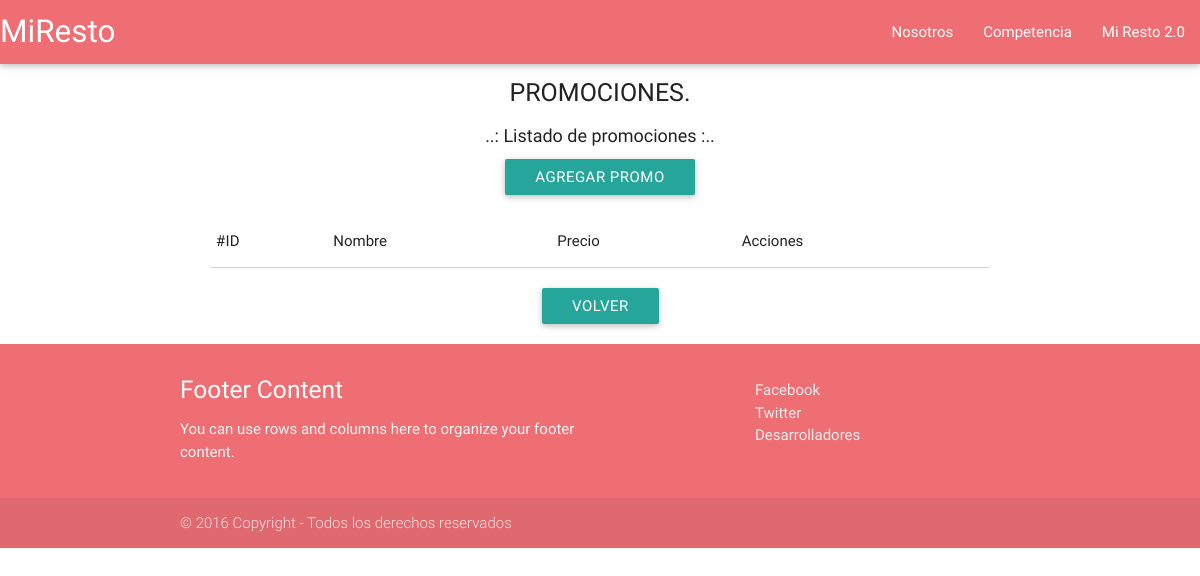
/index.php/promociones, run on an earlier commit of the app's database.
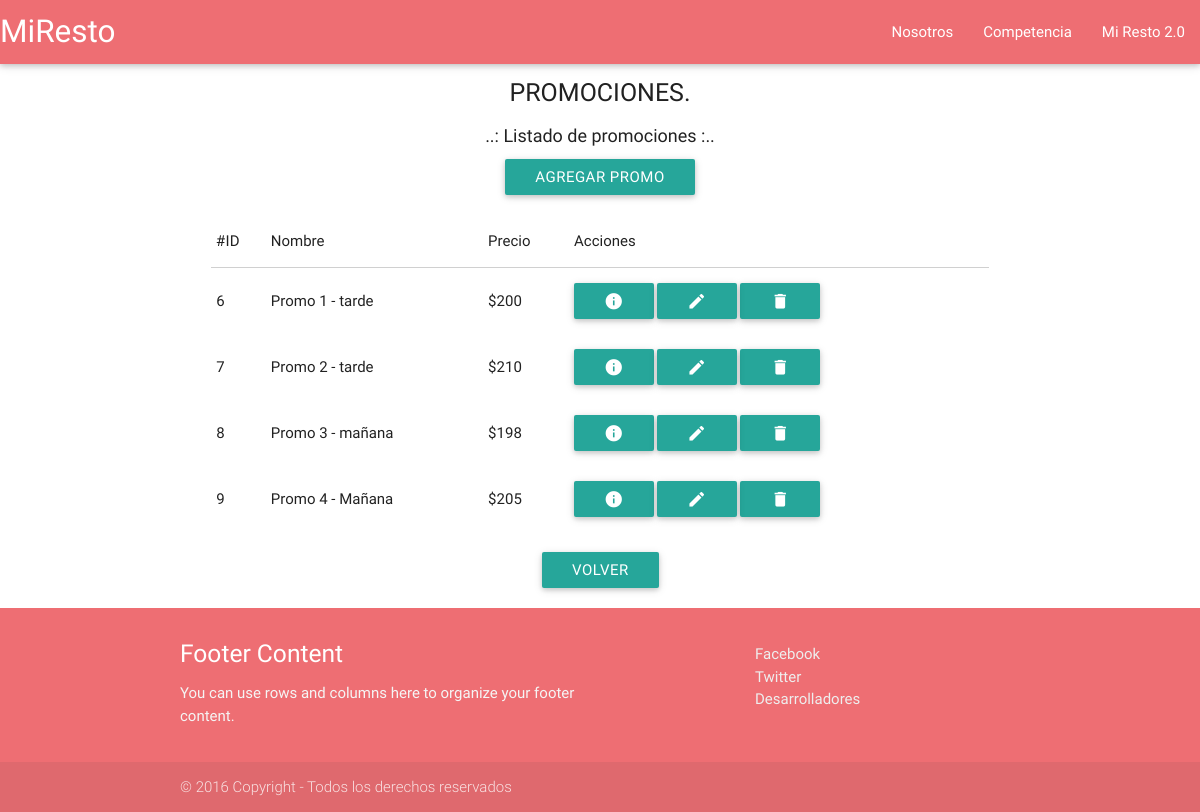
And on a later commit of the database.
### tables this page shows
CREATE TABLE IF NOT EXISTS `promociones` (
  `id` int(10) unsigned NOT NULL,
  `nombre` tinytext NOT NULL,
  `precio` float unsigned NOT NULL
);

### application/controllers/Promociones.php (called while the page is built, shortened)
<?php
class Promociones extends CI_Controller {
    public function index(){
        $data['promociones'] = $this->MPromociones->listar();
        $data['funcion'] = 'index';
        $this->load->view('vPromociones',$data);
    }
}

### index.php (called while the page is built, shortened)
<?php
require_once BASEPATH.'core/CodeIgniter.php';

### application/models/MPromociones.php (called while the page is built, shortened)
<?php
class MPromociones extends CI_Model {
    public function listar(){
        $consulta = 'SELECT id, nombre, precio ';
        $consulta .= 'FROM Promociones ';
        $query = $this->db->query($consulta);
        $resultado = $query->result_array();
        return $resultado;
    }
 }

### application/views/promociones/index.phtml (the view, shortened to what this page needs)
<div class="txt-cabecera">
    PROMOCIONES.
</div>
<div class="txt-info">
    ..: Listado de promociones :..
</div>
<div class="row center-align">
    <a class="btn" onClick="promociones.promocion.preAlta()">Agregar PROMO</a>
</div>
<div class="row">
    <div class="col m8 s12 offset-m2">
        <table class="responsive-table">
            <thead>
                <td>#ID</td>
                <td>Nombre</td>
                <td>Precio</td>
                <td>Acciones</td>
            </thead>
            <tbody id="tablaPromociones">
            <?php
                foreach( $promociones as $row ){
                    $id = $row['id'];
                    $nm = $row['nombre'];
                    $nc = $row['precio'];
            ?>
                <tr id="<?php echo 'fp'.$id; ?>">
                    <td><?php echo $id; ?></td>
                    <td><?php echo $nm; ?></td>
                    <td><?php echo '$'.$nc; ?></td>
                    <td>
                        <a class="btn waves-effect waves-green" href="<?php echo site_url()."promociones/ver/".$id; ?>"><i class="material-icons">info</i></a>
                        <a class="btn waves-effect waves-green" href="<?php echo site_url()."promociones/editar/".$id; ?>"><i class="material-icons">edit</i></a>
                        <a class='dropdown-button btn' data-activates='<?php echo 'drop'.$id; ?>'><i class="material-icons">delete</i></a>
                    </td>
                </tr>
            <?php
                }
            ?>
            </tbody>
        </table>
    </div>
</div>
<div class="row center-align">
    <a class="btn waves-effect waves-light tooltipped" data-tooltip="Volver a roles" href="<?php echo site_url()?>intranet">Volver</a>
</div>

What changed in the data, as far as the page shows it:
added promociones: id "6", nombre "Promo 1 - tarde", precio "200"
added promociones: id "7", nombre "Promo 2 - tarde", precio "210"
added promociones: id "8", nombre "Promo 3 - mañana", precio "198"
added promociones: id "9", nombre "Promo 4 - Mañana", precio "205"
